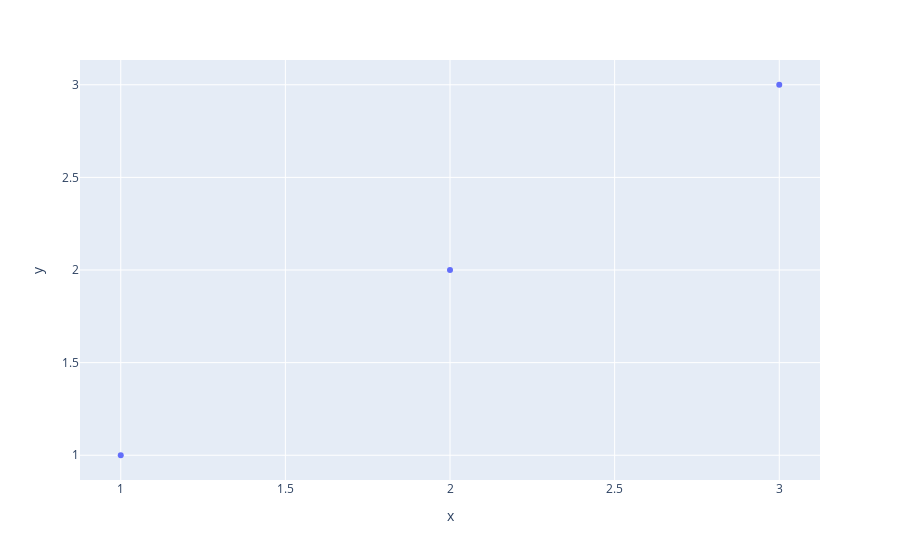

Notebook code cell kept with this figure:
### Code cell
from plotly import express as px
fig = px.scatter(x=[1,2,3], y=[1,2,3])
fig.show()

### Figure 1 — Plotly figure (JSON) as saved in the notebook; plotly's stock layout.template omitted (floating-point values rounded to 4 significant figures)
{"data": [{"hovertemplate": "x=%{x}<br>y=%{y}<extra></extra>", "legendgroup": "", "marker": {"color": "#636efa", "symbol": "circle"}, "mode": "markers", "name": "", "orientation": "v", "showlegend": false, "type": "scatter", "x": [1, 2, 3], "xaxis": "x", "y": [1, 2, 3], "yaxis": "y"}], "layout": {"legend": {"tracegroupgap": 0}, "margin": {"t": 60}, "xaxis": {"anchor": "y", "domain": [0, 1], "title": {"text": "x"}}, "yaxis": {"anchor": "x", "domain": [0, 1], "title": {"text": "y"}}}}
